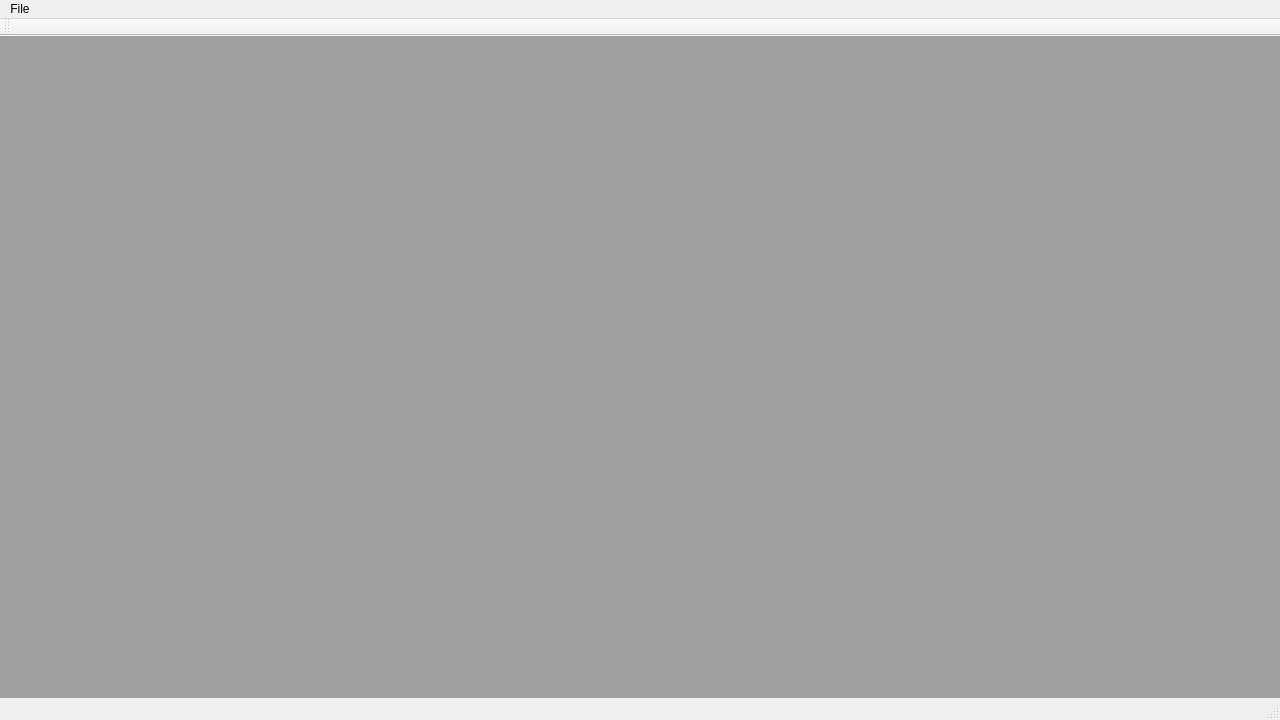
<?xml version="1.0" encoding="UTF-8"?>
<ui version="4.0">
 <class>MainWindow</class>
 <widget class="QMainWindow" name="MainWindow">
  <property name="geometry">
   <rect>
    <x>0</x>
    <y>0</y>
    <width>1280</width>
    <height>720</height>
   </rect>
  </property>
  <property name="windowTitle">
   <string>AeonGames World Editor</string>
  </property>
  <widget class="QWidget" name="centralwidget">
   <layout class="QVBoxLayout" name="verticalLayout">
    <property name="spacing">
     <number>0</number>
    </property>
    <property name="leftMargin">
     <number>0</number>
    </property>
    <property name="topMargin">
     <number>0</number>
    </property>
    <property name="rightMargin">
     <number>0</number>
    </property>
    <property name="bottomMargin">
     <number>0</number>
    </property>
    <item>
     <widget class="QMdiArea" name="mdiArea"/>
    </item>
   </layout>
  </widget>
  <widget class="QMenuBar" name="menubar">
   <property name="geometry">
    <rect>
     <x>0</x>
     <y>0</y>
     <width>1280</width>
     <height>21</height>
    </rect>
   </property>
   <widget class="QMenu" name="menuFile">
    <property name="title">
     <string>File</string>
    </property>
    <addaction name="actionNew"/>
    <addaction name="actionOpen"/>
    <addaction name="actionSave"/>
    <addaction name="separator"/>
    <addaction name="actionExit"/>
   </widget>
   <addaction name="menuFile"/>
  </widget>
  <widget class="QStatusBar" name="statusbar"/>
  <widget class="QToolBar" name="toolBar">
   <property name="windowTitle">
    <string>toolBar</string>
   </property>
   <attribute name="toolBarArea">
    <enum>TopToolBarArea</enum>
   </attribute>
   <attribute name="toolBarBreak">
    <bool>false</bool>
   </attribute>
  </widget>
  <action name="actionOpen">
   <property name="text">
    <string>Open</string>
   </property>
   <property name="toolTip">
    <string>Open</string>
   </property>
   <property name="shortcut">
    <string>Ctrl+O</string>
   </property>
  </action>
  <action name="actionSave">
   <property name="enabled">
    <bool>false</bool>
   </property>
   <property name="text">
    <string>Save</string>
   </property>
   <property name="toolTip">
    <string>Save</string>
   </property>
   <property name="shortcut">
    <string>Ctrl+S</string>
   </property>
  </action>
  <action name="actionExit">
   <property name="text">
    <string>Exit</string>
   </property>
  </action>
  <action name="actionNew">
   <property name="text">
    <string>&amp;New</string>
   </property>
   <property name="shortcut">
    <string>Ctrl+N</string>
   </property>
  </action>
 </widget>
 <resources>
  <include location="../worldeditor_static.qrc"/>
 </resources>
 <connections/>
</ui>
